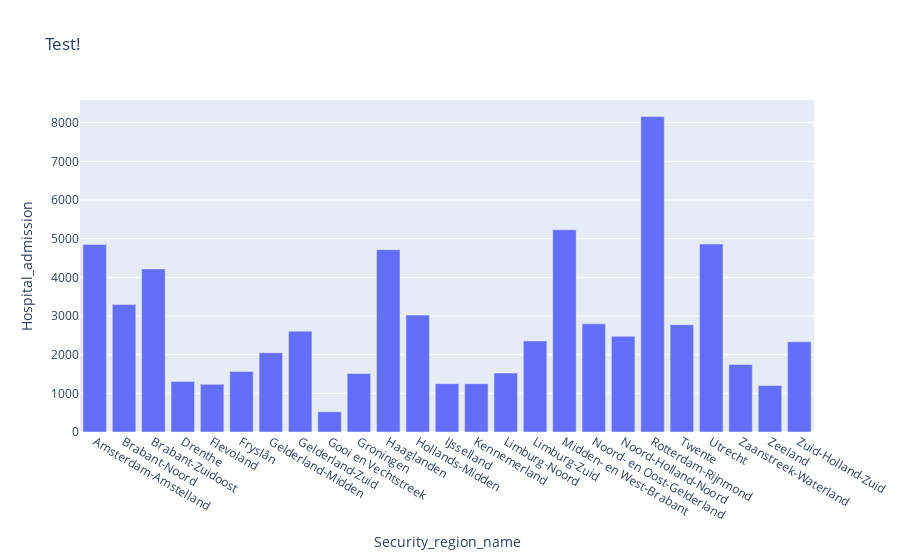

The code cell stored with this chart in its notebook:
### Code cell
import pandas as pd
import plotly.express as px
import streamlit as st
import plotly.express as px

# Two dropdowns- One for age x=Dates - One for IC or regular admissions x=Dates
df_opnames_age = pd.read_csv(
    'https://data.rivm.nl/covid-19/COVID-19_ziekenhuis_ic_opnames_per_leeftijdsgroep.csv ',
    parse_dates=["Date_of_statistics_week_start"],
    delimiter=';')
df_opnames_age.drop(columns=['Version', 'Date_of_report'], inplace=True)

df_new = df_opnames_age.groupby('Age_group').sum().head(35)

px.bar(df_new, x=df_new.index, y="Hospital_admission",
                  title="Test!")

# Combine with verpleeghuizen? Check which were reported in the hospital and which werent?
df_regions = pd.read_csv(
    'https://data.rivm.nl/covid-19/COVID-19_ziekenhuisopnames.csv',
    parse_dates=["Date_of_statistics"],
    delimiter=';')
df_regions.drop(columns=['Version', 'Date_of_report'], inplace=True)

df_new_reg = df_regions.groupby('Security_region_name').sum().head(35)

px.bar(df_new_reg, x=df_new_reg.index, y="Hospital_admission",
title="Test!")

### Figure 1 — Plotly figure (JSON) as saved in the notebook; plotly's stock layout.template omitted (floating-point values rounded to 4 significant figures)
{"data": [{"alignmentgroup": "True", "hovertemplate": "Security_region_name=%{x}<br>Hospital_admission=%{y}<extra></extra>", "legendgroup": "", "marker": {"color": "#636efa", "pattern": {"shape": ""}}, "name": "", "offsetgroup": "", "orientation": "v", "showlegend": false, "textposition": "auto", "type": "bar", "x": ["Amsterdam-Amstelland", "Brabant-Noord", "Brabant-Zuidoost", "Drenthe", "Flevoland", "Fryslân", "Gelderland-Midden", "Gelderland-Zuid", "Gooi en Vechtstreek", "Groningen", "Haaglanden", "Hollands-Midden", "IJsselland", "Kennemerland", "Limburg-Noord", "Limburg-Zuid", "Midden- en West-Brabant", "Noord- en Oost-Gelderland", "Noord-Holland-Noord", "Rotterdam-Rijnmond", "Twente", "Utrecht", "Zaanstreek-Waterland", "Zeeland", "Zuid-Holland-Zuid"], "xaxis": "x", "y": [4852, 3299, 4218, 1303, 1232, 1563, 2048, 2608, 523, 1512, 4716, 3023, 1251, 1250, 1524, 2354, 5229, 2797, 2475, 8157, 2774, 4862, 1748, 1202, 2333], "yaxis": "y"}], "layout": {"barmode": "relative", "legend": {"tracegroupgap": 0}, "title": {"text": "Test!"}, "xaxis": {"anchor": "y", "domain": [0, 1], "title": {"text": "Security_region_name"}}, "yaxis": {"anchor": "x", "domain": [0, 1], "title": {"text": "Hospital_admission"}}}}
